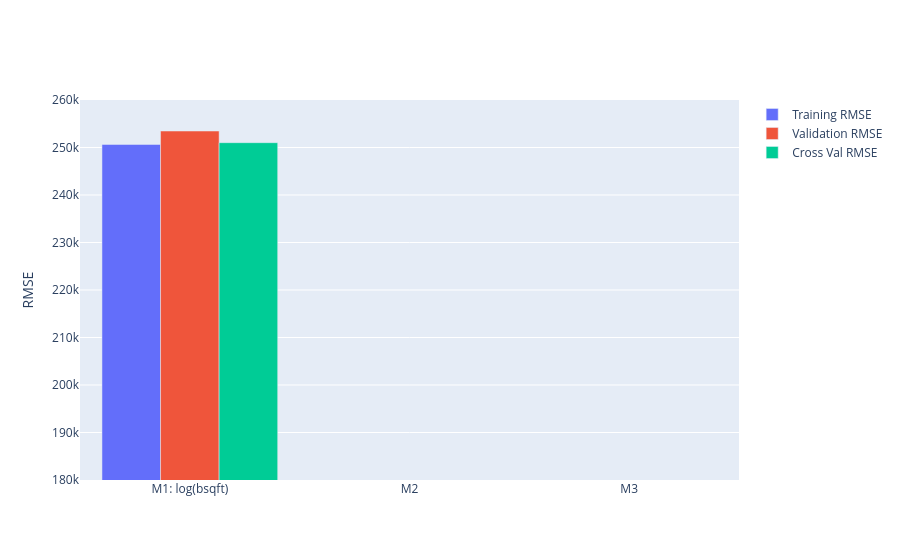

The code cell stored with this chart in its notebook:
### Markdown cell above
## Modeling Step 5: Visualizations

## Visualizing RMSE

### Code cell
# Just run this cell.  It creates a visualization of the RMSE for Model 1

import plotly.graph_objects as go

fig = go.Figure([
go.Bar(x = model_names, y = training_error, name="Training RMSE"),
go.Bar(x = model_names, y = validation_error, name="Validation RMSE"),
go.Bar(x = model_names, y = cv_error, name="Cross Val RMSE")
])

fig.update_yaxes(range=[180000,260000], title="RMSE")

fig

### Figure 1 — Plotly figure (JSON) as saved in the notebook; plotly's stock layout.template omitted (floating-point values rounded to 4 significant figures)
{"data": [{"name": "Training RMSE", "type": "bar", "x": ["M1: log(bsqft)", "M2", "M3"], "y": [250600.0, 0, 0, 0]}, {"name": "Validation RMSE", "type": "bar", "x": ["M1: log(bsqft)", "M2", "M3"], "y": [253500.0, 0, 0, 0]}, {"name": "Cross Val RMSE", "type": "bar", "x": ["M1: log(bsqft)", "M2", "M3"], "y": [251000.0, 0, 0, 0]}], "layout": {"autosize": true, "xaxis": {"autorange": true, "range": [-0.5, 2.5], "type": "category"}, "yaxis": {"range": [180000, 260000], "title": {"text": "RMSE"}, "type": "linear"}}}
